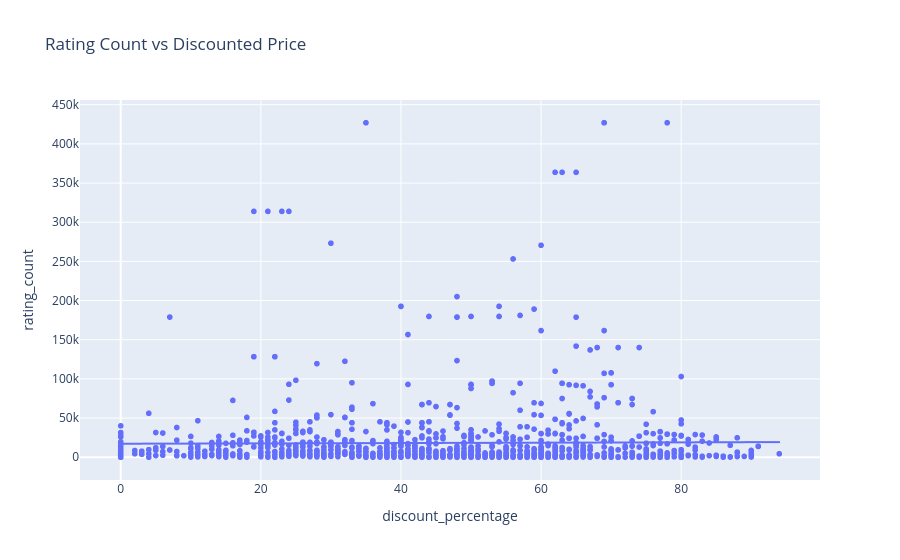

Notebook cell for this chart:
### Markdown cell above
###### 1.Are high discounts actually driving meaningful volume?

### Code cell
import plotly.express as px

fig = px.scatter(
    df,
    x="discount_percentage",
    y="rating_count",
    trendline="ols",
    title="Rating Count vs Discounted Price"
)

fig.show()

### Figure 1 — Plotly figure (JSON) as saved in the notebook; plotly's stock layout.template omitted (floating-point values rounded to 4 significant figures; data arrays with more than 128 entries replaced by an {"elided": "..."} marker saying what was removed)
{"data": [{"hovertemplate": "discount_percentage=%{x}<br>rating_count=%{y}<extra></extra>", "legendgroup": "", "marker": {"color": "#636efa", "symbol": "circle"}, "mode": "markers", "name": "", "showlegend": false, "type": "scattergl", "x": {"elided": "1462 float values"}, "xaxis": "x", "y": {"elided": "1462 float values"}, "yaxis": "y"}, {"hovertemplate": "<b>OLS trendline</b><br>rating_count = 22.3475 * discount_percentage + 17242<br>R<sup>2</sup>=0.000128<br><br>discount_percentage=%{x}<br>rating_count=%{y} <b>(trend)</b><extra></extra>", "legendgroup": "", "marker": {"color": "#636efa", "symbol": "circle"}, "mode": "lines", "name": "", "showlegend": false, "type": "scattergl", "x": {"elided": "1462 float values"}, "xaxis": "x", "y": {"elided": "1462 float values"}, "yaxis": "y"}], "layout": {"legend": {"tracegroupgap": 0}, "title": {"text": "Rating Count vs Discounted Price"}, "xaxis": {"anchor": "y", "domain": [0, 1], "title": {"text": "discount_percentage"}}, "yaxis": {"anchor": "x", "domain": [0, 1], "title": {"text": "rating_count"}}}}
